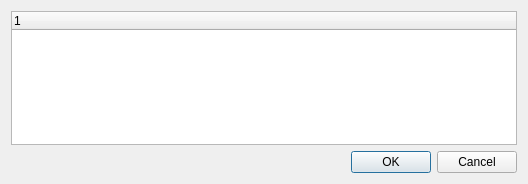
<?xml version="1.0" encoding="UTF-8"?>
<ui version="4.0">
 <class>SchemaLayersDialog</class>
 <widget class="QDialog" name="SchemaLayersDialog">
  <property name="geometry">
   <rect>
    <x>0</x>
    <y>0</y>
    <width>528</width>
    <height>184</height>
   </rect>
  </property>
  <property name="windowTitle">
   <string>Layers</string>
  </property>
  <layout class="QGridLayout" name="gridLayout">
   <item row="0" column="0">
    <layout class="QVBoxLayout" name="verticalLayout">
     <item>
      <widget class="QTreeWidget" name="m_layersList">
       <property name="rootIsDecorated">
        <bool>false</bool>
       </property>
       <column>
        <property name="text">
         <string notr="true">1</string>
        </property>
       </column>
      </widget>
     </item>
     <item>
      <widget class="QDialogButtonBox" name="buttonBox">
       <property name="standardButtons">
        <set>QDialogButtonBox::Cancel|QDialogButtonBox::Ok</set>
       </property>
      </widget>
     </item>
    </layout>
   </item>
  </layout>
 </widget>
 <resources/>
 <connections>
  <connection>
   <sender>buttonBox</sender>
   <signal>accepted()</signal>
   <receiver>SchemaLayersDialog</receiver>
   <slot>accept()</slot>
   <hints>
    <hint type="sourcelabel">
     <x>375</x>
     <y>173</y>
    </hint>
    <hint type="destinationlabel">
     <x>375</x>
     <y>183</y>
    </hint>
   </hints>
  </connection>
  <connection>
   <sender>buttonBox</sender>
   <signal>rejected()</signal>
   <receiver>SchemaLayersDialog</receiver>
   <slot>reject()</slot>
   <hints>
    <hint type="sourcelabel">
     <x>491</x>
     <y>173</y>
    </hint>
    <hint type="destinationlabel">
     <x>491</x>
     <y>183</y>
    </hint>
   </hints>
  </connection>
 </connections>
</ui>
